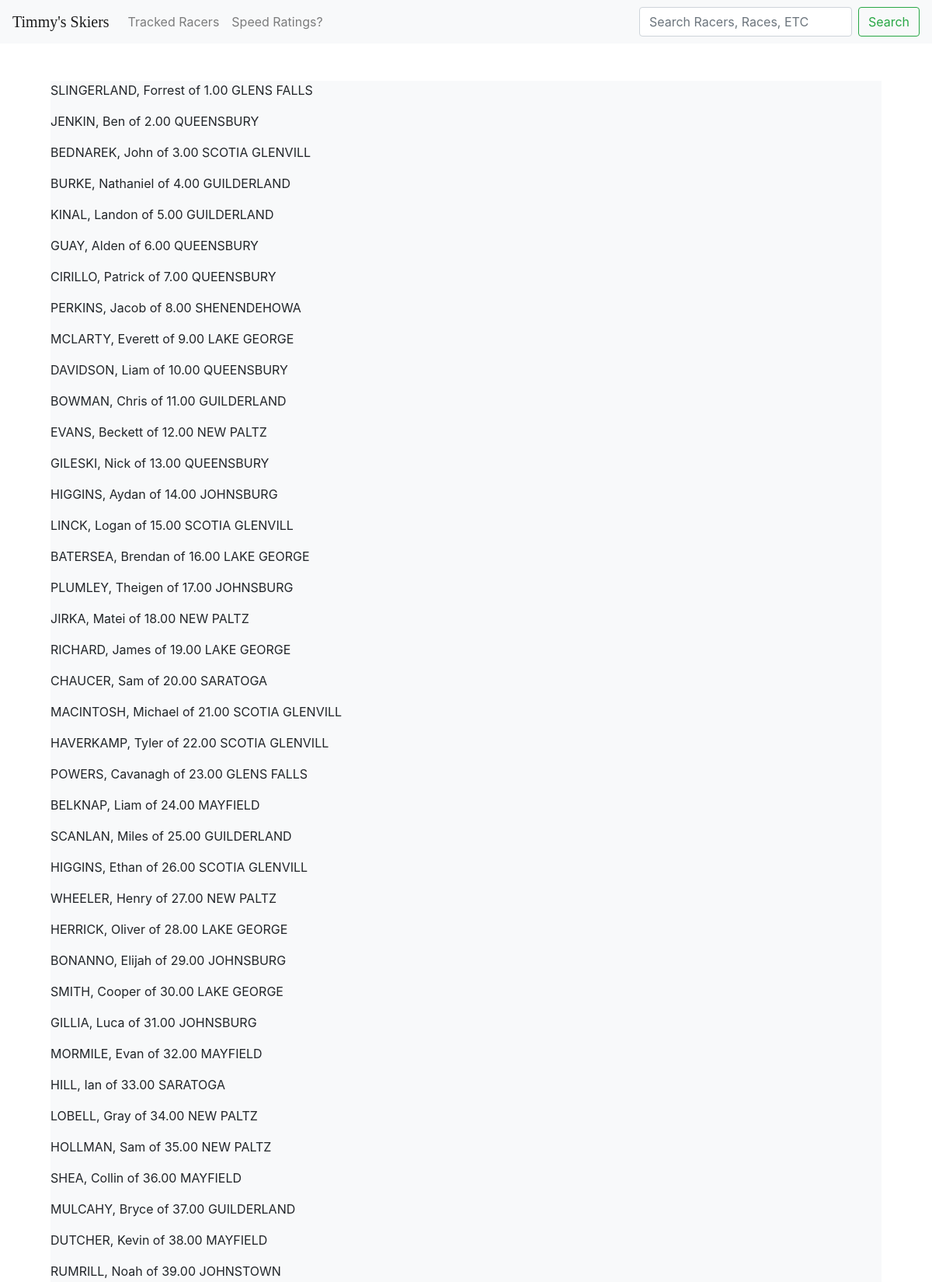
/tracked_racers (upper part), run on the app's committed database.
### skiers/models.py (models this page shows)
class Racer(models.Model):
    firstname = models.CharField(max_length=100)
    lastname = models.CharField(max_length=100)
    team = models.CharField(max_length=50)

### skiers/views.py (the view)
# urls.py: path("tracked_racers", views.tracked_racers, name="tracked")
def tracked_racers(request):
    return render(request, "skiers/tracked_racers.html", {"racers": Racer.objects.all()})

### skiers/templates/skiers/tracked_racers.html (shortened to what this page needs)
{% extends "skiers/layout.html" %}
{% block body %}
<br>
<div class="container mt-4 col-11">
    <div class="row justify-content-center">
        <div class="col-12">
            <div class="bg-light">
                {% for racer in racers %}
                    <p>{{racer.lastname}} {{racer.firstname}} of {{racer.team}}</p>
                {% endfor %}
            </div>
        </div>
    </div>
</div>
{% endblock %}

### data on the page
Racer: lastname "SLINGERLAND,", firstname "Forrest", team "1.00 GLENS FALLS"
Racer: lastname "JENKIN,", firstname "Ben", team "2.00 QUEENSBURY"
Racer: lastname "BEDNAREK,", firstname "John", team "3.00 SCOTIA GLENVILL"
Racer: lastname "BURKE,", firstname "Nathaniel", team "4.00 GUILDERLAND"
Racer: lastname "KINAL,", firstname "Landon", team "5.00 GUILDERLAND"
Racer: lastname "GUAY,", firstname "Alden", team "6.00 QUEENSBURY"
Racer: lastname "CIRILLO,", firstname "Patrick", team "7.00 QUEENSBURY"
Racer: lastname "PERKINS,", firstname "Jacob", team "8.00 SHENENDEHOWA"
Racer: lastname "MCLARTY,", firstname "Everett", team "9.00 LAKE GEORGE"
Racer: lastname "DAVIDSON,", firstname "Liam", team "10.00 QUEENSBURY"
Racer: lastname "BOWMAN,", firstname "Chris", team "11.00 GUILDERLAND"
Racer: lastname "EVANS,", firstname "Beckett", team "12.00 NEW PALTZ"
Racer: lastname "GILESKI,", firstname "Nick", team "13.00 QUEENSBURY"
Racer: lastname "HIGGINS,", firstname "Aydan", team "14.00 JOHNSBURG"
Racer: lastname "LINCK,", firstname "Logan", team "15.00 SCOTIA GLENVILL"
Racer: lastname "BATERSEA,", firstname "Brendan", team "16.00 LAKE GEORGE"
Racer: lastname "PLUMLEY,", firstname "Theigen", team "17.00 JOHNSBURG"
Racer: lastname "JIRKA,", firstname "Matei", team "18.00 NEW PALTZ"
Racer: lastname "RICHARD,", firstname "James", team "19.00 LAKE GEORGE"
Racer: lastname "CHAUCER,", firstname "Sam", team "20.00 SARATOGA"
Racer: lastname "MACINTOSH,", firstname "Michael", team "21.00 SCOTIA GLENVILL"
Racer: lastname "HAVERKAMP,", firstname "Tyler", team "22.00 SCOTIA GLENVILL"
Racer: lastname "POWERS,", firstname "Cavanagh", team "23.00 GLENS FALLS"
Racer: lastname "BELKNAP,", firstname "Liam", team "24.00 MAYFIELD"
Racer: lastname "SCANLAN,", firstname "Miles", team "25.00 GUILDERLAND"
Racer: lastname "HIGGINS,", firstname "Ethan", team "26.00 SCOTIA GLENVILL"
Racer: lastname "WHEELER,", firstname "Henry", team "27.00 NEW PALTZ"
Racer: lastname "HERRICK,", firstname "Oliver", team "28.00 LAKE GEORGE"
Racer: lastname "BONANNO,", firstname "Elijah", team "29.00 JOHNSBURG"
Racer: lastname "SMITH,", firstname "Cooper", team "30.00 LAKE GEORGE"
Racer: lastname "GILLIA,", firstname "Luca", team "31.00 JOHNSBURG"
Racer: lastname "MORMILE,", firstname "Evan", team "32.00 MAYFIELD"
Racer: lastname "HILL,", firstname "Ian", team "33.00 SARATOGA"
Racer: lastname "LOBELL,", firstname "Gray", team "34.00 NEW PALTZ"
Racer: lastname "HOLLMAN,", firstname "Sam", team "35.00 NEW PALTZ"
Racer: lastname "SHEA,", firstname "Collin", team "36.00 MAYFIELD"
Racer: lastname "MULCAHY,", firstname "Bryce", team "37.00 GUILDERLAND"
Racer: lastname "DUTCHER,", firstname "Kevin", team "38.00 MAYFIELD"
Racer: lastname "RUMRILL,", firstname "Noah", team "39.00 JOHNSTOWN"
